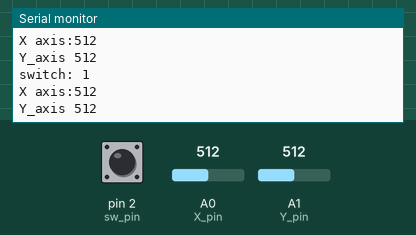
This sketch was run on a simulated Arduino Uno, built with avr-gcc and run on an emulated ATmega328P. Shown: the last lines printed to the serial monitor. The inputs (shaded band) are chosen by the test bench; at power-on: A0 (X_pin) = 512, A1 (Y_pin) = 512, pin 2 (sw_pin) HIGH.

Above: at 1.3 s.
1.4 s: A0 (X_pin) set to 716
At 1.81 s:
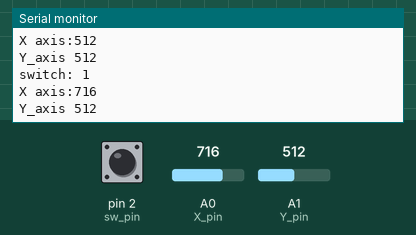
2.9 s: A1 (Y_pin) set to 716
At 3.31 s:
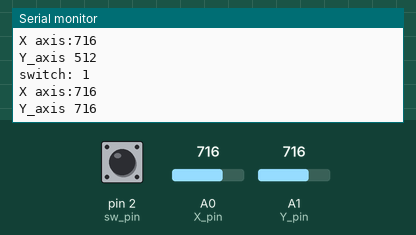
4.4 s: pin 2 (sw_pin) pulled LOW for 0.6 s
6.5 s: A0 (X_pin) set to 900
At 6.82 s:
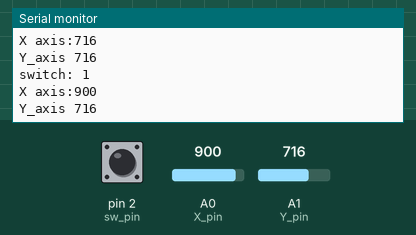
8.0 s: A1 (Y_pin) set to 900
At 8.32 s:
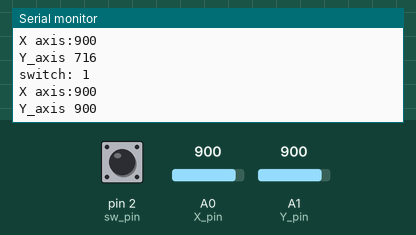
Timing chart, 0 to 10.5 s (numbered marks = the images above; inputs shaded):
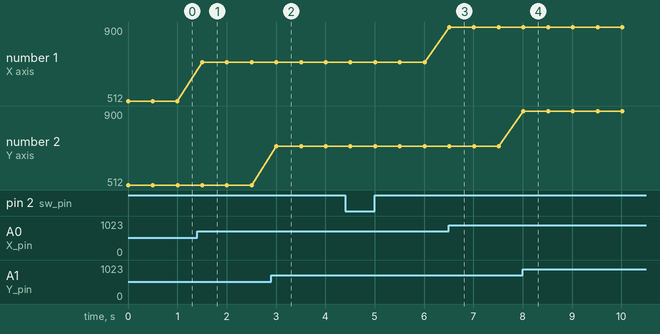

The sketch:

robocon_serial.ino
```cpp
//arduino pin number
const int sw_pin = 2;
const int X_pin = 0;
const int Y_pin = 1;


void setup() {
  // put your setup code here, to run once:
  pinMode(sw_pin, INPUT);
  digitalWrite(sw_pin, HIGH);
  Serial.begin(115200);


}

void loop() {
  // put your main code here, to run repeatedly:
  Serial.print("switch: ");
  Serial.print(digitalRead(sw_pin));
  Serial.print("\n");
  Serial.print("X axis:");
  Serial.print(analogRead(X_pin));
  Serial.print("\n");
  Serial.print("Y_axis ");
  Serial.print(analogRead(Y_pin));
  Serial.print("\n\n");
  delay(500);
}
```

Measured:
- after the input at 1.4 s, the serial monitor: prints a new line after 0.10 s (image 1)
- after the input at 2.9 s, the serial monitor: prints a new line after 0.11 s (image 2)
- after the input at 6.5 s, the serial monitor: prints a new line at once (image 3)
- after the input at 8.0 s, the serial monitor: prints a new line at once (image 4)
- plotted number 1: 512 → 716 after the input at 1.4 s, 716 → 900 after the input at 6.5 s
